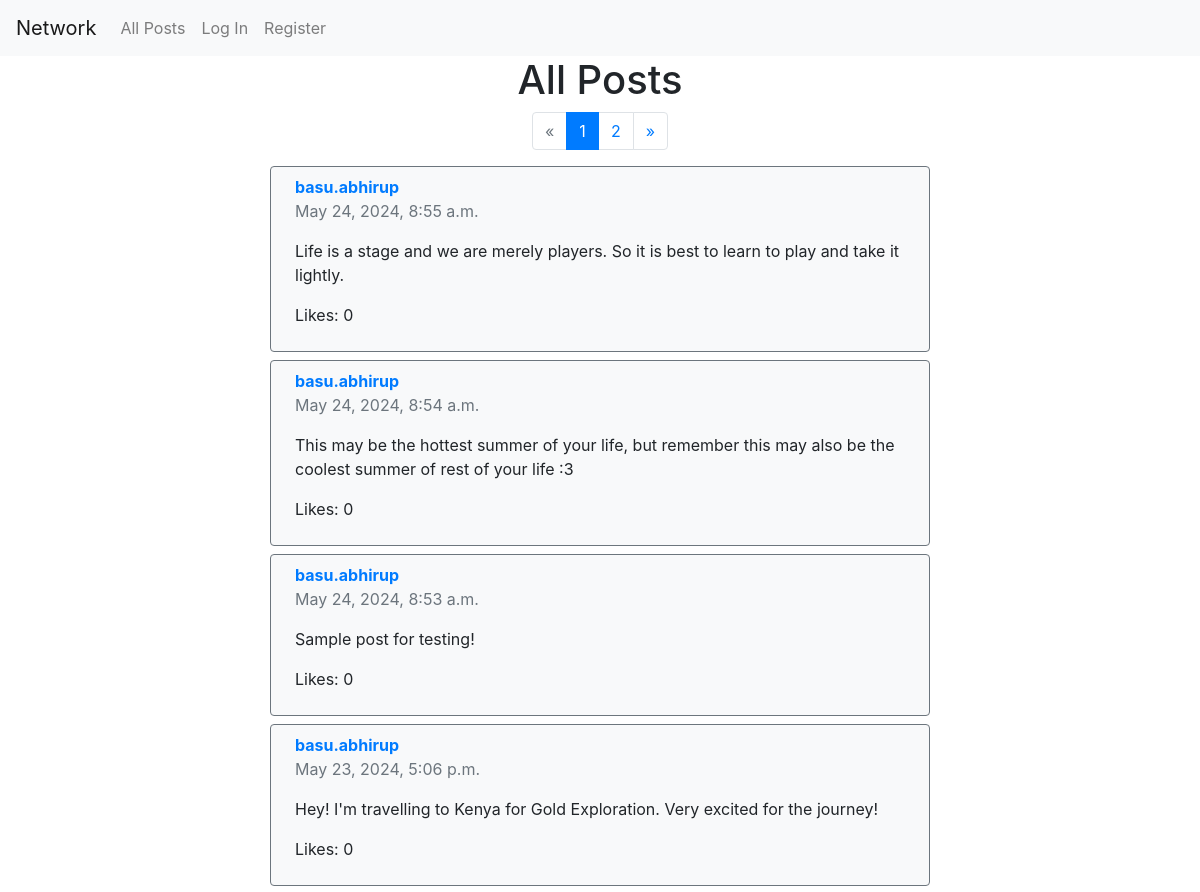
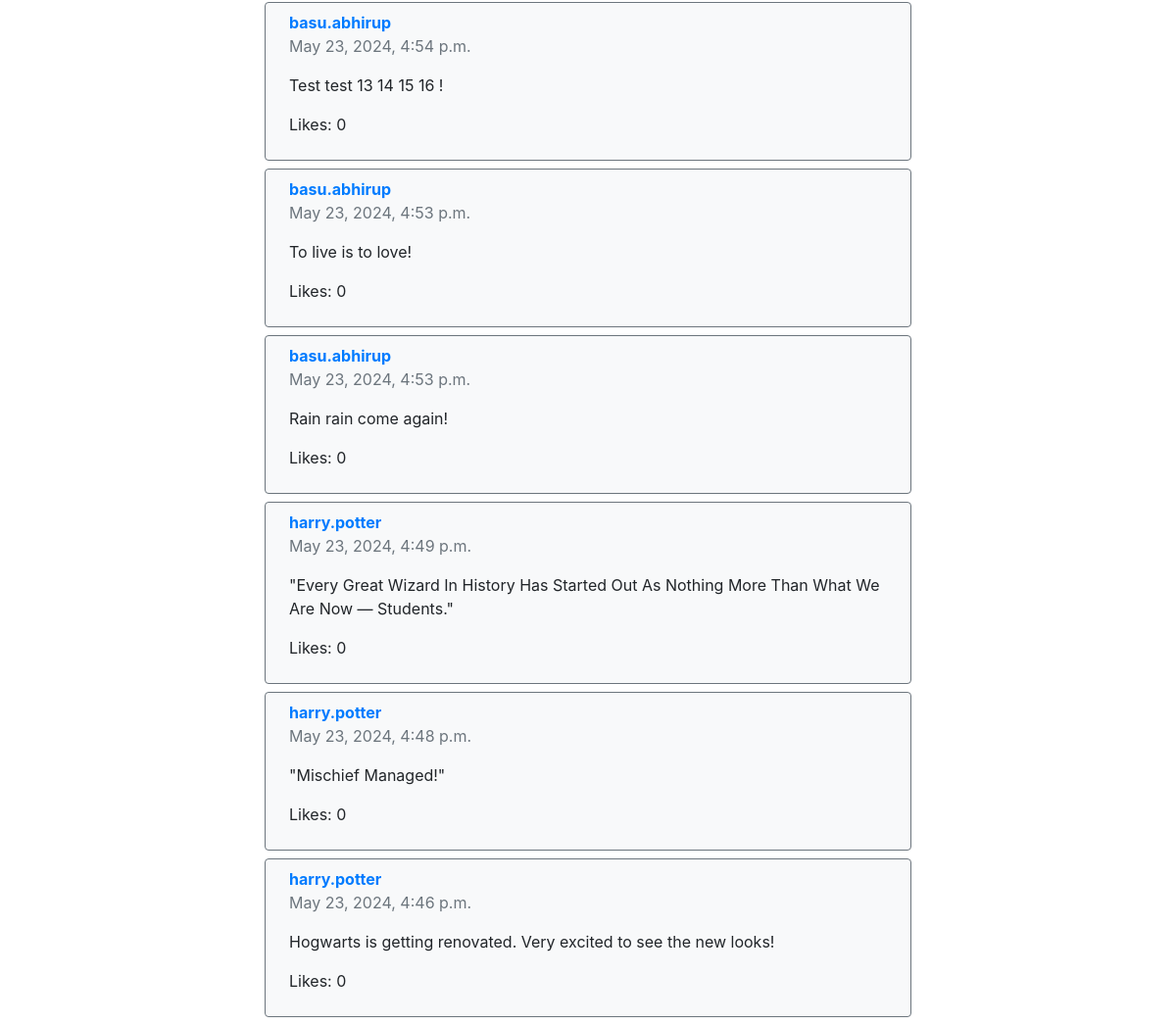
The page /posts on the database its author committed (2 pictures, top to bottom).
### network/models.py (models this page shows, shortened)
class Post(models.Model):
  user = models.ForeignKey(User, on_delete=models.CASCADE)
  content = models.TextField()
  timestamp = models.DateTimeField(auto_now_add=True)
  likes = models.PositiveIntegerField(default=0)

class User(AbstractUser):
    pass

### network/views.py (the view)
# urls.py: path("posts", views.posts, name="posts"),
@csrf_exempt
def posts(request):
  if request.method == 'POST':
    if not request.user.is_authenticated:
      return JsonResponse({'error': 'Authentication required'}, status=401)
    try:
      data = json.loads(request.body)
      content = data.get('content')
      print(content)
    except Exception as e:
      return JsonResponse({'error': 'Invalid data format'}, status=400)
    if not content:
      return JsonResponse({'error': 'Content cannot be empty'}, status=400)
    user = get_user_model().objects.get(username=request.user.username)
    new_post = Post.objects.create(user=user, content=content)
    return JsonResponse({'message': 'Post created successfully', 'id': new_post.id}, status=201)
  elif request.method == 'GET':
    all_posts = Post.objects.all().prefetch_related('liked_by').order_by('-timestamp')
    posts = []
    for post in all_posts:
      if request.user.is_authenticated:
        already_liked = post.liked_by.filter(user=request.user).exists()
        posts.append({
          'post': post,
          'already_liked': already_liked
        })
      else:
        posts.append({
          'post': post
        })
    paginator = Paginator(posts, 10)
    page_number = request.GET.get('page')
    page_obj = paginator.get_page(page_number)
    return render(request, 'network/all_posts.html', {
      'posts': page_obj,
      'paginator': paginator
    })
  else:
    return JsonResponse({'error': 'Method not allowed'}, status=405)

### network/templates/network/all_posts.html (shortened to what this page needs)
{% extends "network/layout.html" %}
{% block body %}
    <h1>All Posts</h1>
    {% if paginator.num_pages > 1 %}
    <nav aria-label="Page navigation example">
        <ul class="pagination">
        {% if posts.has_previous %}
            <li class="page-item"><a class="page-link" href="?page={{ posts.previous_page_number }}">&laquo;</a></li>
        {% else %}
            <li class="page-item not-allowed"><a class="page-link text-muted">&laquo;</a></li>
        {% endif %}
        {% for page_num in paginator.page_range %}
            <li class="page-item {% if page_num == posts.number %}active{% endif %}">
            <a class="page-link" href="?page={{ page_num }}">{{ page_num }}</a>
            </li>
        {% endfor %}
        {% if posts.has_next %}
            <li class="page-item not-allowed"><a class="page-link" href="?page={{ posts.next_page_number }}">&raquo;</a></li>
        {% else %}
            <li class=""><a class="page-link text-muted">&raquo;</a></li>
        {% endif %}
        </ul>
    </nav>
    {% endif %}
    <div class="post-container">
        {% for post in posts %}
        <div class="post px-4 py-2 border border border-secondary rounded bg-light mb-2 w-100">
            <p class="mb-0 d-inline-block mr-3"><a href="{% url 'profile' post.post.user.username %}"><strong>{{ post.post.user.username }}</strong></a></p>
            <p class="text-muted mt-0 fs-6">{{ post.post.timestamp }}</p>
            <p id="post-content-{{ post.post.id }}">{{ post.post.content }}</p>
            <p id="like-count-{{ post.post.id }}">Likes: {{ post.post.likes }}</p>
        </div>
        {% endfor %}
    </div>
{% endblock %}

### network/static/network/styles.css (style rules this page uses)
.post-container { display: flex; flex-direction: column; align-items: start; justify-content: center; width: 85%; }
@media (min-width: 992px) { .post-container { width: 55%; } }

### rows shown on the page
Post: post.user.username "basu.abhirup", post.timestamp "May 24, 2024, 8:55 a.m.", post.content "Life is a stage and we are merely players. So it is best to learn to play and take it lightly.", post.likes "0"
Post: post.user.username "basu.abhirup", post.timestamp "May 24, 2024, 8:54 a.m.", post.content "This may be the hottest summer of your life, but remember this may also be the coolest summer of rest of your life :3", post.likes "0"
Post: post.user.username "basu.abhirup", post.timestamp "May 24, 2024, 8:53 a.m.", post.content "Sample post for testing!", post.likes "0"
Post: post.user.username "basu.abhirup", post.timestamp "May 23, 2024, 5:06 p.m.", post.content "Hey! I'm travelling to Kenya for Gold Exploration. Very excited for the journey!", post.likes "0"
Post: post.user.username "basu.abhirup", post.timestamp "May 23, 2024, 4:54 p.m.", post.content "Test test 13 14 15 16 !", post.likes "0"
Post: post.user.username "basu.abhirup", post.timestamp "May 23, 2024, 4:53 p.m.", post.content "To live is to love!", post.likes "0"
Post: post.user.username "basu.abhirup", post.timestamp "May 23, 2024, 4:53 p.m.", post.content "Rain rain come again!", post.likes "0"
Post: post.user.username "harry.potter", post.timestamp "May 23, 2024, 4:49 p.m.", post.content "\"Every Great Wizard In History Has Started Out As Nothing More Than What We Are Now — Students.\"", post.likes "0"
Post: post.user.username "harry.potter", post.timestamp "May 23, 2024, 4:48 p.m.", post.content "\"Mischief Managed!\"", post.likes "0"
Post: post.user.username "harry.potter", post.timestamp "May 23, 2024, 4:46 p.m.", post.content "Hogwarts is getting renovated. Very excited to see the new looks!", post.likes "0"

### other values the page prints
{{ page_num }} "1" "2"
